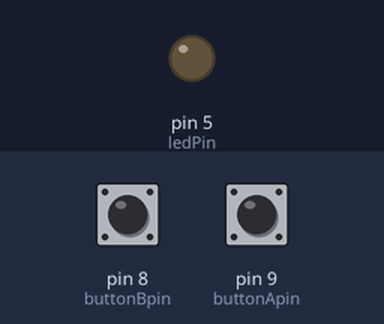
Recording of a sketch running on a simulated Arduino Uno, built with avr-gcc and run on an emulated ATmega328P. On the bench: output pins drawn as LEDs (lit = HIGH). The test bench sets the inputs (shaded band); at power-on: pin 8 (buttonBpin) HIGH, pin 9 (buttonApin) HIGH.

Above: at 1.2 s.
1.3 s: pin 8 (buttonBpin) pulled LOW for 0.15 s
At 2.2 s:
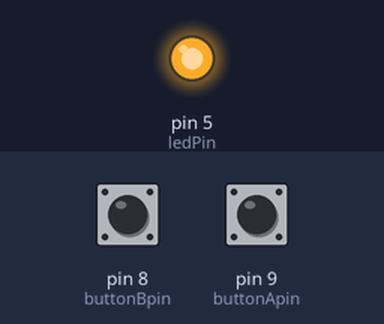
2.9 s: pin 9 (buttonApin) pulled LOW for 0.15 s
At 3.4 s:
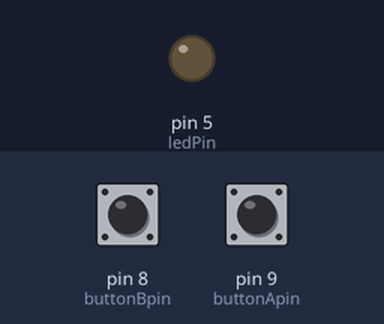
4.5 s: pin 8 (buttonBpin) pulled LOW for 1 s
At 5.9 s:
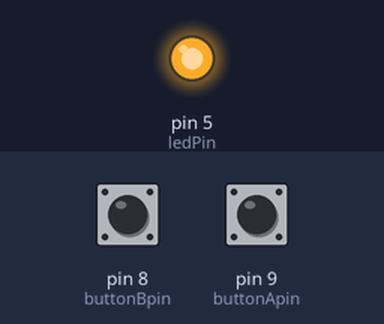
7.0 s: pin 8 (buttonBpin) driven LOW and pin 9 (buttonApin) driven LOW
At 7.6 s:
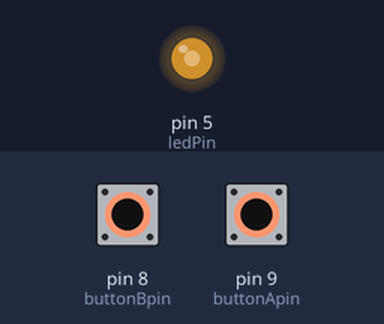
8.5 s: pin 8 (buttonBpin) driven HIGH
At 9.7 s:
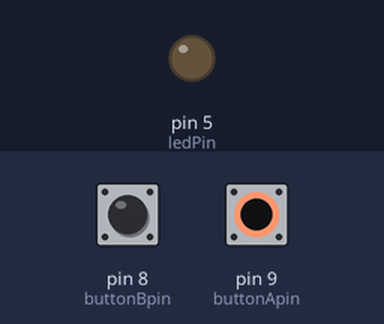
10.0 s: pin 8 (buttonBpin) driven LOW
At 10.3 s:
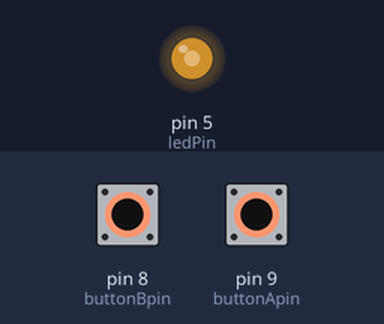
Timing chart, 0 to 12.5 s (numbered marks = the images above; inputs shaded):
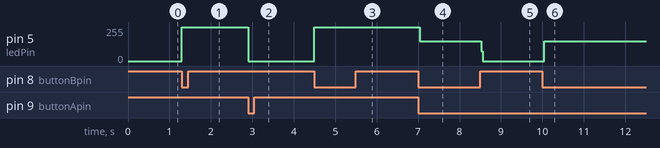

The sketch:

Digital_Inputs.ino
```cpp
//www.elegoo.com
//2016.12.08

int ledPin = 5;
int buttonApin = 9;
int buttonBpin = 8;

byte leds = 0;

void setup()
{
  pinMode(ledPin, OUTPUT);
  pinMode(buttonApin, INPUT_PULLUP);
  pinMode(buttonBpin, INPUT_PULLUP);
}

void loop()
{
  if (digitalRead(buttonApin) == LOW)
  {
    digitalWrite(ledPin, LOW);
  }
  if (digitalRead(buttonBpin) == LOW)
  {
    digitalWrite(ledPin, HIGH);
  }
}
```

Measured:
- after the input at 1.3 s, pin 5 (ledPin): 0/255 → 255/255 at once
- after the input at 2.9 s, pin 5 (ledPin): 255/255 → 0/255 at once
- after the input at 4.5 s, pin 5 (ledPin): 0/255 → 255/255 at once
- after the input at 7.0 s, pin 5 (ledPin): 255/255 → 147/255 at once
- after the input at 8.5 s, pin 5 (ledPin): 147/255 → 0/255 at once
- after the input at 10.0 s, pin 5 (ledPin): 0/255 → 147/255 at once
